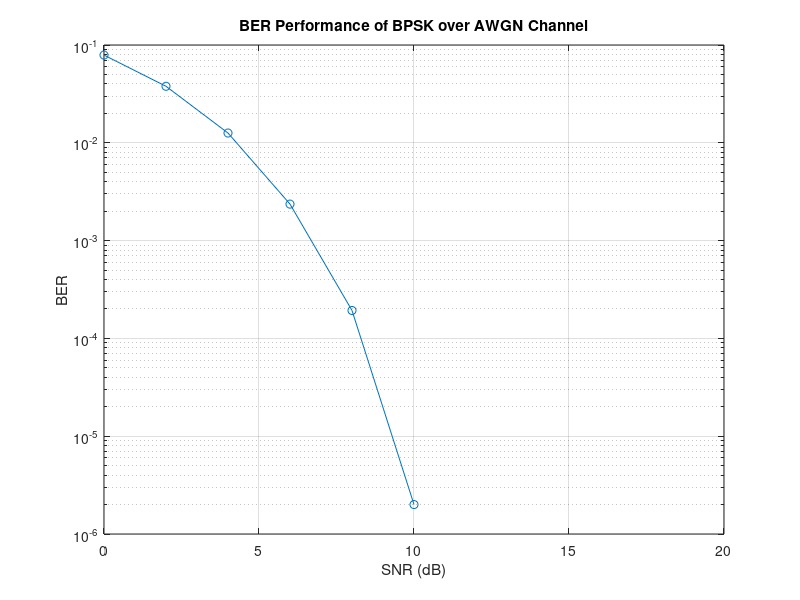
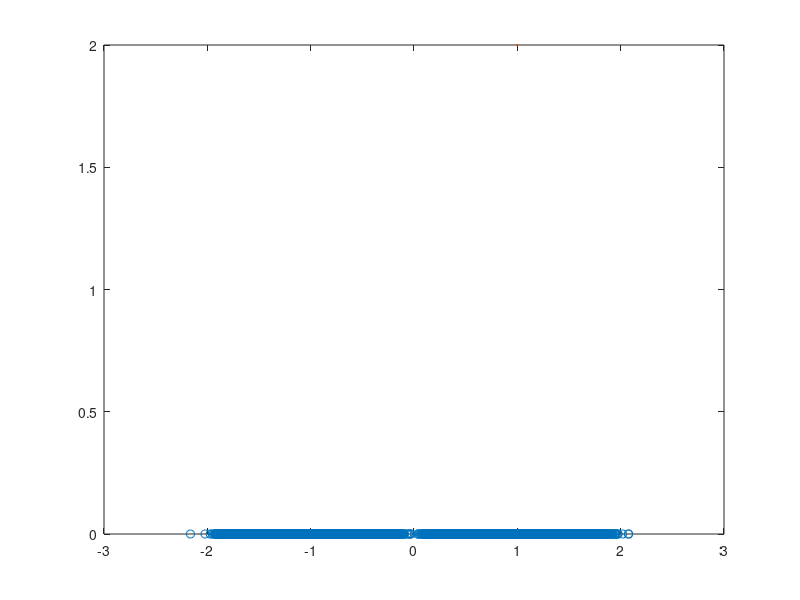

MATLAB code to generate these figures, in order: (Note: this script raises an error after producing the figures.)
% MATLAB Simulation for BPSK Modulation in a Satellite Communication System
% This script simulates the BER performance of a BPSK communication system
% over an AWGN channel, which is relevant for the transmission of soil moisture
% data from satellites to ground stations.

% Parameters
M = 2; % Modulation order for BPSK
n = 1e6; % Number of bits to simulate
snr_db = 0:2:20; % SNR range in dB

% Generate random bit stream
data = randi([0 1], n, 1);

% BPSK modulation: Map 0 to -1 and 1 to 1
mod_data = 2 * data - 1;

% Initialize BER vector to store the results
ber = zeros(length(snr_db), 1);

% Loop over SNR values
for i = 1:length(snr_db)
    % Calculate the linear SNR from dB value
    snr_linear = 10^(snr_db(i) / 10);
    
    % Generate AWGN noise
    noise = (1 / sqrt(2 * snr_linear)) * randn(n, 1);
    
    % Add noise to the modulated data
    noisy_data = mod_data + noise;
    
    % BPSK demodulation: Decision based on the sign of the noisy data
    demod_data = noisy_data > 0;
    
    % Calculate BER manually: Compare transmitted and received bits
    num_errors = sum(data ~= demod_data);
    ber(i) = num_errors / n;
end

% Plot BER vs. SNR
figure;
semilogy(snr_db, ber, '-o');
xlabel('SNR (dB)');
ylabel('BER');
title('BER Performance of BPSK over AWGN Channel');
grid on;

% Constellation Diagram for BPSK
% To visualize the constellation points at a given SNR value
snr_db_constellation = 10; % SNR value for constellation diagram
snr_linear_constellation = 10^(snr_db_constellation / 10);

% Generate AWGN noise for constellation diagram
noise_constellation = (1 / sqrt(2 * snr_linear_constellation)) * randn(n, 1);
noisy_data_constellation = mod_data + noise_constellation;

% Plot constellation diagram
figure;
plot(noisy_data_constellation, zeros(n, 1), 'o', markersize=2);
ax = gca;
ax.XAxisLocation = 'origin';
ax.YAxisLocation = 'origin';
title('Constellation Diagram for BPSK');
xlabel('In-Phase');
ylabel('Quadrature');
grid on;
xlim([-2 2]);
ylim([-1 1]);
